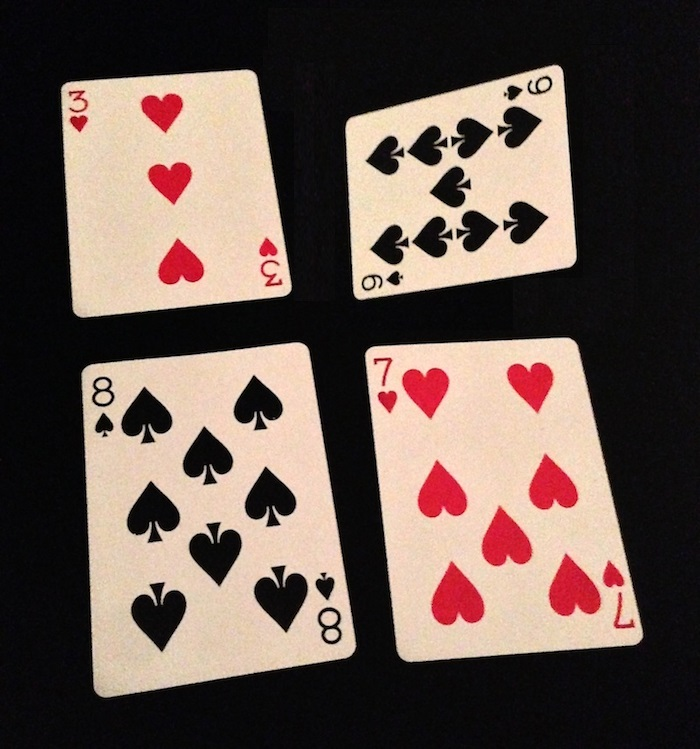
//> input picture hearts_play_rotated.jpg, 700 x 749 px
$ ./Source   (built with g++ and OpenCV 4)
//> lines starting //> are read from the running program, lines starting //| are printed output that depends on the picture; after the words box and inside, x2 and y2 are one past the last pixel; in counts of white or black regions, pixels touching at a corner belong together
#include <cstdlib>
#include <opencv2\opencv.hpp>
// [4 lines of commented-out code are left out]

using namespace cv;

const unsigned NUM_CARDS = 4;
const unsigned NUM_DECK_CARDS = 52;
const int CARD_SIZE_X = 125;
const int CARD_SIZE_Y = 175;

bool compareContourAreas ( std::vector<cv::Point> contour1, std::vector<cv::Point> contour2 ) {
    double j = fabs( contourArea(cv::Mat(contour1)) );
    double i = fabs( contourArea(cv::Mat(contour2)) );
    return ( i < j );
}

// [53 lines left out: functions rectify, rectify2, not called in this run]

void rectify3(Point2f points[4]) {
	//fix horizontal card
	if(norm(points[0]-points[1]) > norm(points[1]-points[2])) {
		Point2f firstP = points[0];
		points[0] = points[1];
		points[1] = points[2];
		points[2] = points[3];
		points[3] = firstP;
	}
	//mirror Y axis
	Point2f temp = points[0];
	points[0] = points[1];
	points[1] = temp;
	temp = points[2];
	points[2] = points[3];
	points[3] = temp;
}

void toPoints( std::vector<Point> approx, Point2f rect_points[4] ) {
	for(unsigned i=0; i<4; i++)
		rect_points[i] = Point2f(approx[i]);
	rectify3(rect_points);
}

void get_cards( Mat img, Mat warps[], unsigned num_cards) {

	Mat gray, blur, thresh;
	std::vector<std::vector<Point>> contours, scontours;
	std::vector<Vec4i> hierarchy;

	// grayscale
	cvtColor(img, gray, CV_BGR2GRAY);

	// blur ?
	GaussianBlur(gray,blur,Size(1,1),0,0,1000);

	//threshold
	threshold(blur,thresh,120,255,THRESH_BINARY);

	//contours
	findContours(thresh,contours,hierarchy,RETR_TREE,CHAIN_APPROX_SIMPLE,Point(0,0));

	//order by size (cards will be first)
	std::sort(contours.begin(), contours.end(), compareContourAreas);


	//find rectangles
	std::vector<Point> card, approx, r;
	double peri;
	RotatedRect rect;
	Mat transform, warp;
	Point2f h[4] = {Point2f(0,0),Point2f(CARD_SIZE_X-1,0),Point2f(CARD_SIZE_X-1,CARD_SIZE_Y-1),Point2f(0,CARD_SIZE_Y-1)};
	Point2f rect_points[4];

	for(unsigned i=0; i<num_cards; i++) {
	  card = contours[i];
      peri = arcLength(card, true);
	  approxPolyDP(card, approx, 0.05*peri, true);//std::cout<<"aprox:\n"<<approx<<std::endl;
	  //rect = minAreaRect(approx);
	  //rect.points( rect_points);
	  toPoints( approx, rect_points );//std::cout<<"rect_points:\n";for(unsigned i=0; i<4; i++) std::cout<<rect_points[i]<<std::endl;
	  transform = getPerspectiveTransform(rect_points,h);
	  warpPerspective( img, warp, transform, Size(CARD_SIZE_X,CARD_SIZE_Y));
	  warps[i]=warp.clone();
	}
}

struct card {
	std::string suit;
	std::string value;
	Mat view;
};

void load_deck( Mat img, card cards[]) {

	std::string suits[4] = {"H","D","C","S"};
	std::string value[13] = {"A","2","3","4","5","6","7","8","9","10","J","Q","K"};
	Mat gray, blur, thresh;
	Mat warps[NUM_DECK_CARDS];
	get_cards( img, warps, NUM_DECK_CARDS);
	//                          0    1    2    3    4    5    6    7    8    9    10   11   12   13  14   15    16   17    18   19   20   21   22   23   24  25   26   27    28   29    30   31   32   33   34   35   36   37   38   39    40   41   42   43  44   45   46   47    48  49    50   51    52
	std::string values[52] = { "A", "2", "A", "3", "A", "2", "4", "A", "2", "5", "3", "9", "6", "2", "4", "10", "7", "3", "J", "Q", "5", "K", "9", "3", "8", "4", "6", "10", "7", "J", "8", "4", "5", "K", "9", "Q", "6", "10", "7", "5", "8", "9", "J", "K", "6", "Q", "10", "7", "J", "Q", "K", "8"};
	std::string naipes[52] = { "H", "H", "D", "H", "C", "D", "H", "S", "C", "H", "D", "H", "H", "S", "D",  "H", "H", "C", "H", "H", "D", "H", "D", "S", "H", "C", "D",  "D", "D", "D", "D", "S", "C", "D", "C", "D", "C",  "C", "C", "S", "C", "S", "C", "C", "S", "C",  "S", "S", "S", "S", "S", "S"};

	for( unsigned i=0; i<NUM_DECK_CARDS; i++) {
		cards[i].suit = values[i];//std::to_string(i);
		cards[i].value = naipes[i];//std::to_string(i);
		cards[i].view = warps[i];
	}
}

void main() {

	Mat img, deck_img;

	// load images
	img = imread("hearts_play_rotated.jpg");
//> img is the input picture: 749 rows x 700 cols, CV_8UC3; mean B, G, R 79.5, 87.2, 103.9
	deck_img = imread("cards_deck_fixed.png");
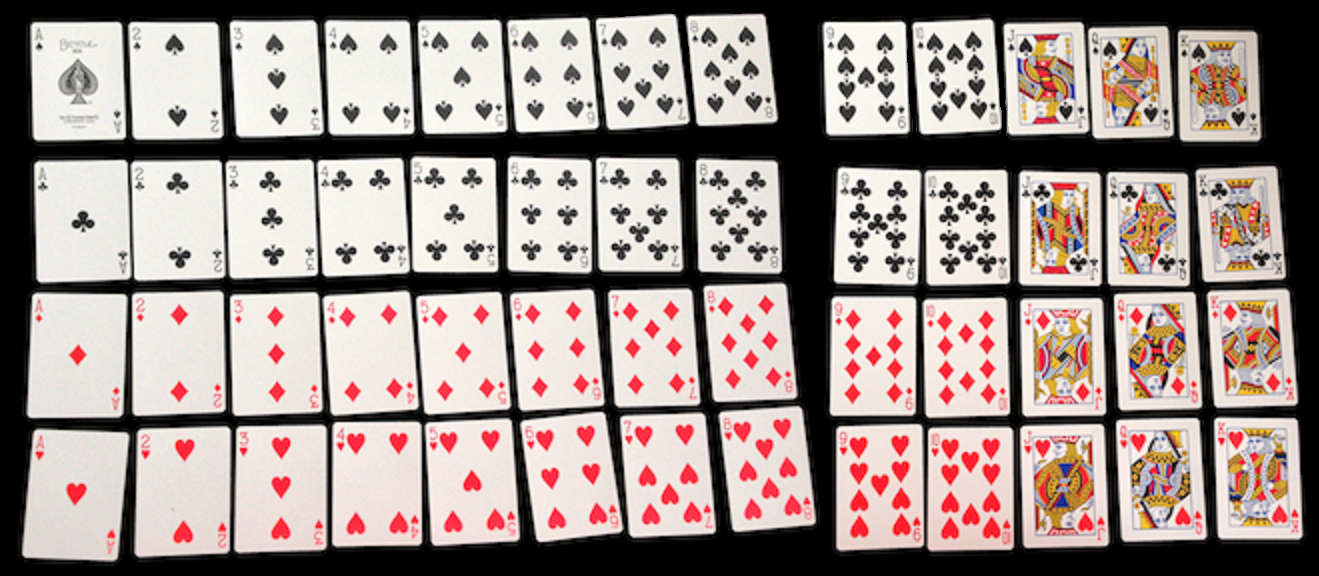
//> input picture cards_deck_fixed.png, 1319 x 576 px
//> deck_img is the input picture: 576 rows x 1319 cols, CV_8UC3; mean B, G, R 139.8, 144.3, 158.3

	//get cards in input image
	Mat cards[NUM_CARDS] = {};
	get_cards(img, cards, NUM_CARDS);
//> in get_cards, `threshold(blur,thresh,120,255,THRESH_BINARY);`:
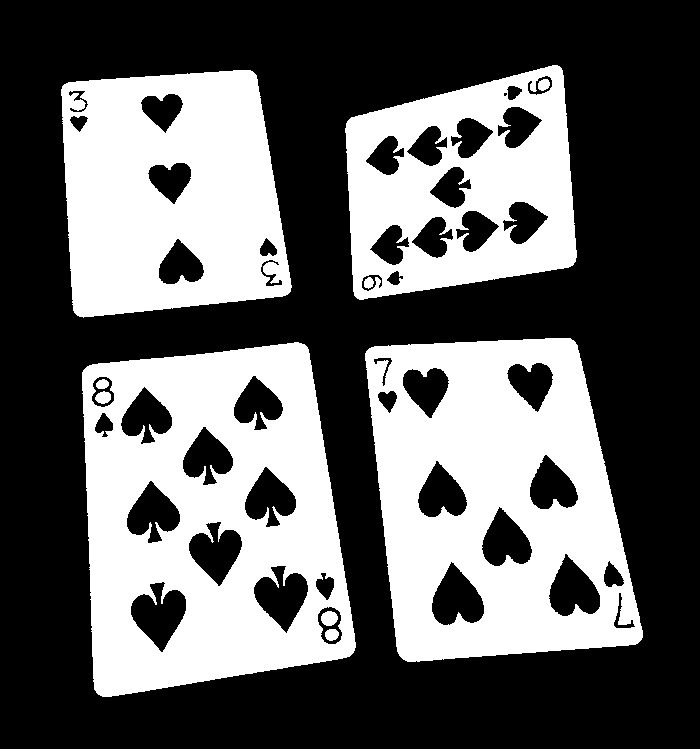
//> thresh: 749 rows x 700 cols, CV_8UC1; 38.5% white; 10 white regions
//> in get_cards, `findContours(thresh,contours,hierarchy,RETR_TREE,CHAIN_APPROX_SIMPLE,P..`: contours = 54 contours, 1 with area under 20; largest, box (x1, y1, x2, y2) and area: (82, 342, 356, 697) 79709, (365, 338, 643, 662) 71683, (61, 70, 292, 318) 48078, (345, 65, 577, 300) 42638, (130, 581, 187, 653) 2336
//> in compareContourAreas, `double j = fabs( contourArea(cv::Mat(contour1)) );`: j = 727
//> in compareContourAreas, `double i = fabs( contourArea(cv::Mat(contour2)) );`: i = 1460
//> the loop in get_cards, `for(unsigned i=0; i<num_cards; i++)` made 4 passes
//> peri on passes 1 to 2: 1179.2, 1123.2
//> (peri, approx, rect_points) on pass 3: (905, 4 Points (x, y): [252, 71], [62, 86], [77, 315], [290, 291], 4 Points (x, y): [62, 86], [252, 71], [290, 291], [77, 315])
//> after the loop in get_cards, `for(unsigned i=0; i<num_cards; i++)`:
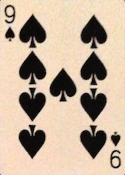
//> warp: 175 rows x 125 cols, CV_8UC3; mean B, G, R 151.9, 172.2, 191.7

	//load deck
	card deck[NUM_DECK_CARDS] = {};
	load_deck(deck_img, deck);
//> call 2 of get_cards, with num_cards = 52
//> in get_cards (call 2), `threshold(blur,thresh,120,255,THRESH_BINARY);`:
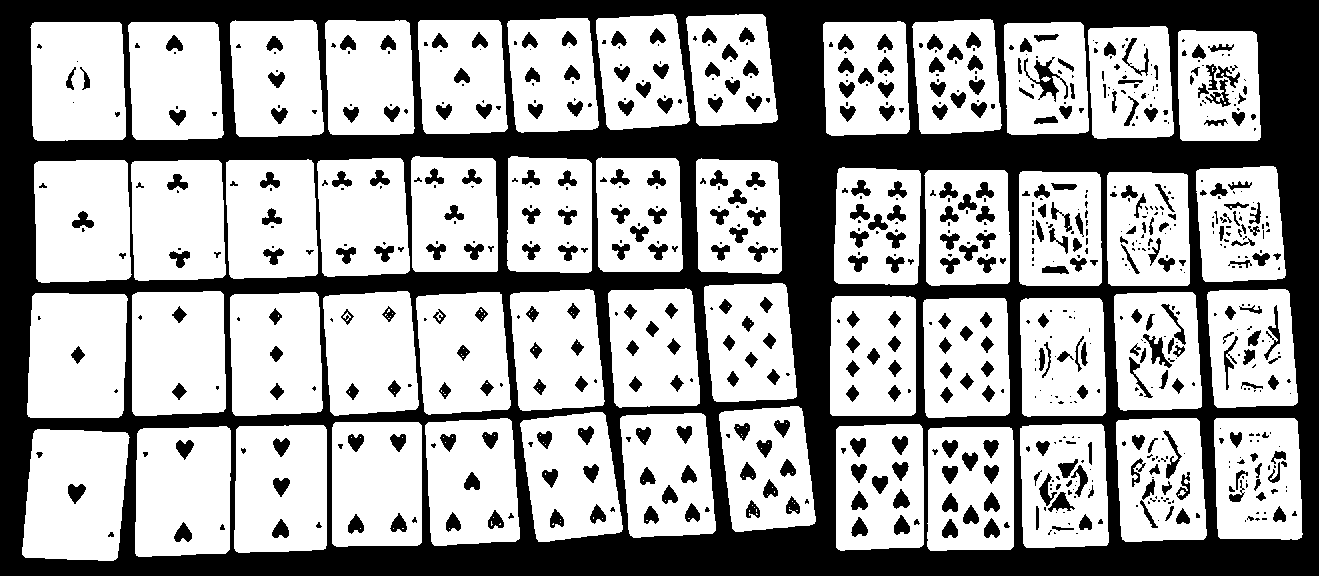
//> thresh: 576 rows x 1319 cols, CV_8UC1; 62.8% white; 820 black regions (427 under 20 px)
//> in get_cards (call 2), `findContours(thresh,contours,hierarchy,RETR_TREE,CHAIN_APPROX_SIMPLE,P..`: contours = 1020 contours, 518 with area under 20; largest, box (x1, y1, x2, y2) and area: (22, 429, 130, 561) 12200, (135, 426, 231, 557) 11818, (27, 293, 128, 418) 11706, (234, 425, 327, 553) 11324, (34, 160, 132, 283) 11180
//> the loop in get_cards (call 2), `for(unsigned i=0; i<num_cards; i++)` made 52 passes
//> peri on passes 2, 4, 6, 9, 10, 11, 12, 13, 15, 17, 18, 25: 438.5, 428.9, 423.5, 415.7, 422.1, 416.5, 415.5, 426.9, 415.7, 416.3, 407.7, 404.2
//> (peri, firstP in rectify3) on passes 1, 3, 5, 7, 14, 16: (452, Point(35, 430)), (435.1, Point(35, 293)), (424.5, Point(36, 162)), (418.4, Point(335, 422)), (410.5, Point(131, 22)), (411.5, Point(930, 428))
//> pass 1, in get_cards (call 2), `warpPerspective( img, warp, transform, Size(CARD_SIZE_X,CARD_SIZE_Y));`:
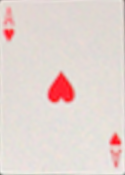
//> warp: 175 rows x 125 cols, CV_8UC3; mean B, G, R 208.8, 213.4, 227.5
//> after the loop in get_cards (call 2), `for(unsigned i=0; i<num_cards; i++)`:
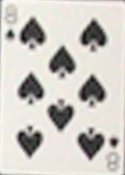
//> warp: 175 rows x 125 cols, CV_8UC3; mean B, G, R 194, 199.7, 203.4
//> in load_deck, `get_cards( img, warps, NUM_DECK_CARDS);`:
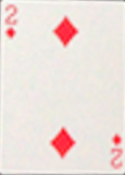
//> warps[5]: 175 rows x 125 cols, CV_8UC3; mean B, G, R 219.7, 224.3, 237.7


	//find wich cards u have
	/*Mat diff[NUM_CARDS][NUM_DECK_CARDS];
	for(unsigned i=0; i<NUM_CARDS; i++) {
		for(unsigned j=0; j<NUM_DECK_CARDS; j++) {
			Mat incard,indeckcard,diffcard;
			//prepare
			cvtColor(cards[i], incard, CV_BGR2GRAY);
			GaussianBlur(incard,incard,Size(7,7),0,0);

			cvtColor(deck[j].view, indeckcard, CV_BGR2GRAY);
			GaussianBlur(indeckcard,indeckcard,Size(1,1),0,0);

			//calc diff
			absdiff( incard, indeckcard, diffcard);

			//threshold
			threshold(diffcard,diffcard,30,255,THRESH_BINARY);

			//show
			imshow("card", incard);
			imshow("deckcard", indeckcard);
			imshow("diff", diffcard);
			waitKey(0);
		}
	}
	/**/
	/*img1 = cv2.GaussianBlur(img1,(5,5),5)
  img2 = cv2.GaussianBlur(img2,(5,5),5)
  diff = cv2.absdiff(img1,img2)
  diff = cv2.GaussianBlur(diff,(5,5),5)*/

	//get winner according to rules


	//print over the cards the winner


	/*//window
	namedWindow( "OpenCV", WINDOW_AUTOSIZE );
	/**/

	//show image
	imshow("inputImage", img);
	//show deck
	imshow("deck", deck_img);
	/**/

	/*// Draw canny
	imshow( "OpenCV", canny );
	/**/

	/*// Draw contours
	Mat drawing = Mat::zeros( canny.size(), CV_8UC3 );
	RNG rng(12345);
	for( int i = 0; i< contours.size(); i++ ){
		Scalar color = Scalar( rng.uniform(0, 255), rng.uniform(0,255), rng.uniform(0,255) );
		drawContours( drawing, contours, i, color, 2, 8, hierarchy, 0, Point() );
	}
	imshow( "OpenCV", drawing);
	*/

	// [11 lines of commented-out code are left out]
	for( unsigned i = 0; i<NUM_CARDS; i++ ){
		std::string windowName = "card "+std::to_string(i);
		std::cout<<"printing card number "<<i<<": "<<windowName<<std::endl;
		imshow(windowName,cards[i]);
	}
	/**/

	//Draw deck
	for( unsigned i = 0; i<NUM_DECK_CARDS; i++ ){
		std::string windowName = deck[i].suit+" "+deck[i].value;
		std::cout<<"printing deck card number "<<i<<": "<<windowName<<std::endl;
		imshow(windowName,deck[i].view);
	}
	/**/

	//allow opencv window to stay open
	waitKey(0);
}
